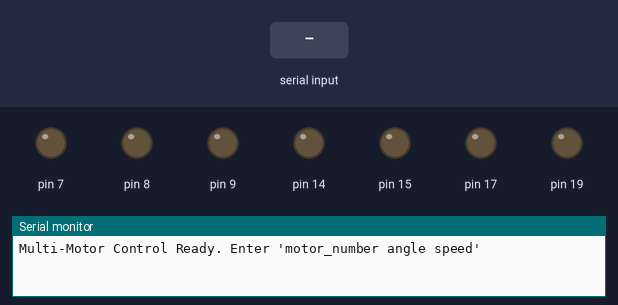
Recording of a sketch running on a simulated Arduino Uno, built with avr-gcc and run on an emulated ATmega328P. On the bench: output pins drawn as LEDs (lit = HIGH), the last lines printed to the serial monitor. The inputs (shaded band) are chosen by the test bench.

Above: at 1.2 s.
1.3 s: "1 90 45\n" received over Serial
At 2.0 s:
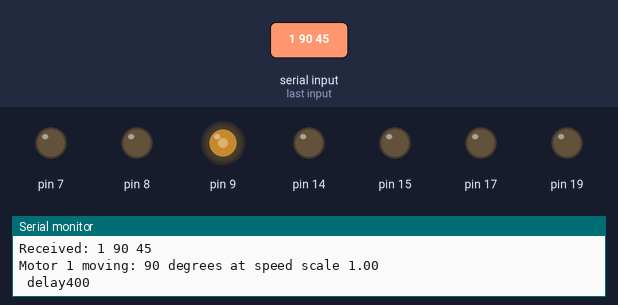
3.7 s: "1 90 45\n" received over Serial
At 6.0 s:
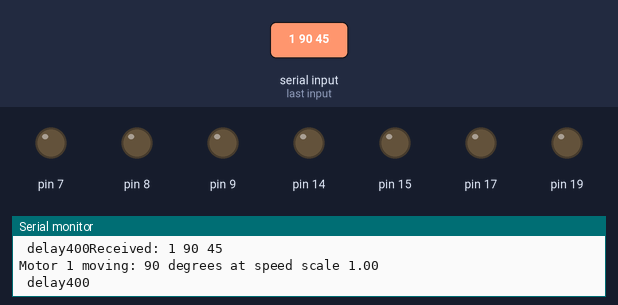
Timing chart, 0 to 7.5 s (numbered marks = the images above; inputs shaded):
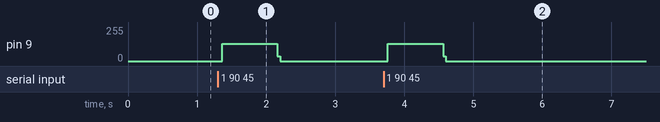

The sketch:

board_setup_5motors.ino
```cpp
// Motor class to store pin configuration and control motor movement
class Motor {
public:
    int pulPin, dirPin, enaPin, sleepPin, resetPin;
    int maxSpeed; // Maximum delay in microseconds (lower value = faster speed)
    float stepDegrees;

    // Constructor
    Motor(int pul, int dir, int ena, int sleep, int reset,  int maxSpd, float stepDeg) {
        pulPin = pul;
        dirPin = dir;
        enaPin = ena;
        sleepPin = sleep;
        resetPin = reset;
        maxSpeed = maxSpd;
        stepDegrees = stepDeg;
    }

    // Initialize motor pins
    void begin() {
        pinMode(pulPin, OUTPUT);
        pinMode(dirPin, OUTPUT);
        pinMode(enaPin, OUTPUT);
        pinMode(sleepPin, OUTPUT);
        pinMode(resetPin, OUTPUT);

        digitalWrite(enaPin, LOW);   // Enable driver
        digitalWrite(sleepPin, HIGH); // Wake up driver
        digitalWrite(resetPin, HIGH); // Normal operation
    }
};

// Define motors
// To change the speed of each motor, adjust the sixth parameter
// The original number in the sixth parameter should be the minimum, you can go below these
Motor motor1(9, 8, 7, 51, 53, 400, 0.09);
Motor motor2(50, 49, 52, 51, 53, 600, 0.0353);
Motor motor3(48, 47, 46, 45, 44, 600, 0.067);
Motor motor4(43, 42, 41, 40, 39, 2000, 1.8);
Motor motor5(38, 37, 36, 35, 34, 1000, 1.8);


// Add more motors as needed
#define NUM_MOTORS 5
Motor* motors[NUM_MOTORS] = { &motor1, &motor2 , &motor3, &motor4, &motor5};

long steps[NUM_MOTORS];  // Steps remaining for each motor
int stepDelays[NUM_MOTORS];  // Delay between HIGH and LOW transitions
bool dirStates[NUM_MOTORS];  // Direction states for each motor
unsigned long lastStepTime[NUM_MOTORS] = {0};  // Time tracking
bool pulseState[NUM_MOTORS] = {false};  // Tracks if pin is HIGH or LOW

void setup() {
    Serial.begin(9600);
    Serial.println("Multi-Motor Control Ready. Enter 'motor_number angle speed'");

    // Initialize all motors
    for (int i = 0; i < NUM_MOTORS; i++) {
        motors[i]->begin();
    }
}

void loop() {
    if (Serial.available() > 0) {
        String input = Serial.readStringUntil('\n');
        input.trim(); // Remove leading/trailing spaces

        Serial.print("Received: ");
        Serial.println(input);

        // Extract values
        int firstSpace = input.indexOf(' ');
        int secondSpace = input.indexOf(' ', firstSpace + 1);

        if (firstSpace == -1 || secondSpace == -1) {
            Serial.println("Invalid input format. Use: motor_number angle speed");
            return;
        }

        // Extract values as substrings and aconvert to numbers
        int motorNum = input.substring(0, firstSpace).toInt();
        int degrees = input.substring(firstSpace + 1, secondSpace).toInt();
        float speedScale = input.substring(secondSpace + 1).toFloat();  // Now should work correctly!
        // Validate motor number
        if (motorNum >= 1 && motorNum <= NUM_MOTORS) {
            // Ensure speed scale is within range
            if (speedScale < 0) speedScale = 0;
            if (speedScale > 1) speedScale = 1;

            // Compute movement parameters
            float stepDeg = motors[motorNum - 1]->stepDegrees;
            steps[motorNum - 1] = abs(degrees) / stepDeg; // Convert degrees to steps
            stepDelays[motorNum - 1] = motors[motorNum - 1]->maxSpeed/speedScale;
            dirStates[motorNum - 1] = (degrees > 0) ? LOW : HIGH;

            Serial.print("Motor ");
            Serial.print(motorNum);
            Serial.print(" moving: ");
            Serial.print(degrees);
            Serial.print(" degrees at speed scale ");
            Serial.println(speedScale);
            Serial.print(" delay");
            Serial.print(stepDelays[motorNum - 1]);

            // Set direction
            digitalWrite(motors[motorNum - 1]->dirPin, dirStates[motorNum - 1]);
        } else {
            Serial.println("Invalid motor number. Please enter 1 or 2.");
        }
    }
    // Move motors simultaneously
   unsigned long currentTime = micros();
    for (int i = 0; i < NUM_MOTORS; i++) {
        if (steps[i] > 0 && (currentTime - lastStepTime[i] >= stepDelays[i])) {
            lastStepTime[i] = currentTime; // Update last step time

            if (pulseState[i] == false) {
                digitalWrite(motors[i]->pulPin, HIGH);
            } else {
                digitalWrite(motors[i]->pulPin, LOW);
                steps[i]--; // Only decrement steps when the full pulse cycle completes
            }

            pulseState[i] = !pulseState[i]; // Toggle pulse state
        }
    }
}
```

Measured:
- after the input at 1.3 s, pin 9: 0/255 → 128/255 after 0.06 s, → 0/255 0.80 s later
- after the input at 3.7 s, pin 9: 0/255 → 128/255 after 0.06 s, → 0/255 0.80 s later
